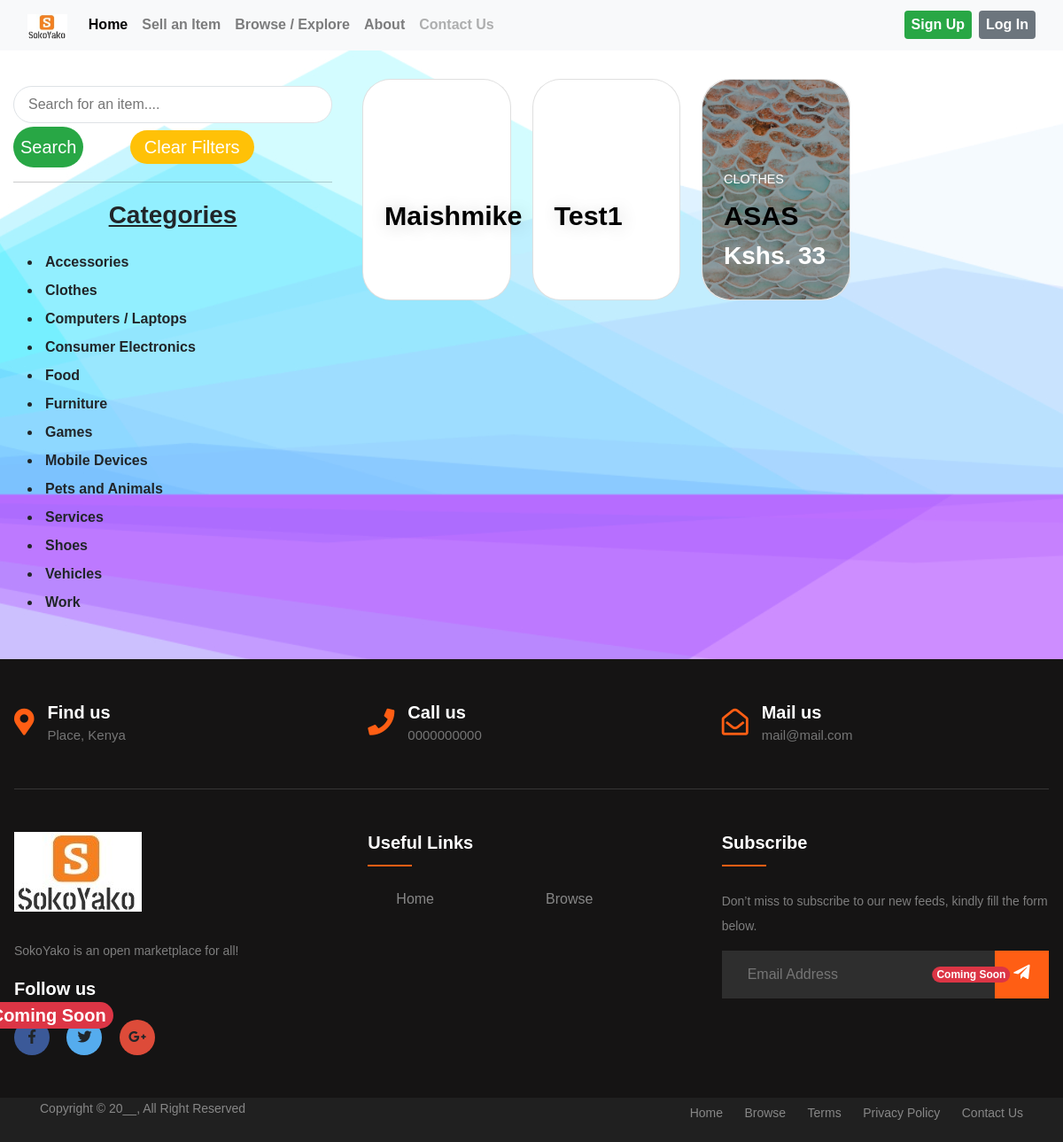
Before: /items/items/ with the older database file.
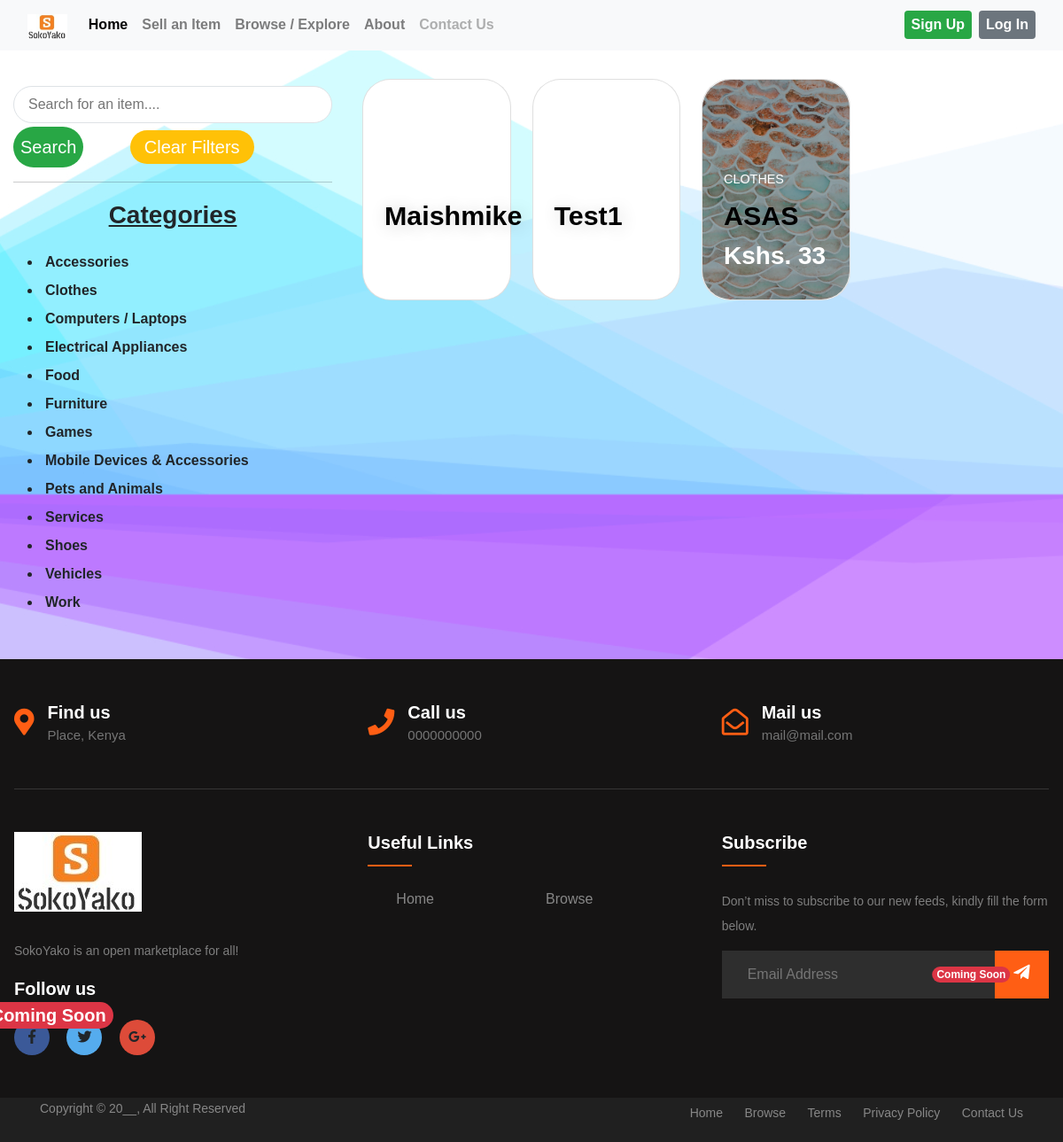
After: the same page with the newer database file.
### item/models.py (models this page shows)
class Category(models.Model):
    name = models.CharField(max_length=200)
    cat_image = models.ImageField(upload_to='category_images', blank=True, null=True)
    class Meta:
        ordering = ('name',)
        verbose_name_plural = "Categories"
    def __str__(self):
        return self.name

### item/views.py (the view)
# urls.py: path('items/', include('item.urls')),
def items(request):
    query = request.GET.get('query', '')
    categories = Category.objects.all()
    category_id = request.GET.get('category', 0)
    try:
        category_id = int(category_id)
    except ValueError:
        return HttpResponseBadRequest("Invalid category ID")
    items = Item.objects.filter(is_sold=False)
    featured_items = Item.objects.filter(is_featured=True)
    if category_id:
        items = items.filter(category_id=category_id)
        featured_items = featured_items.filter(category_id=category_id)
    if query:
        items = items.filter(Q(name__icontains=query) | Q(description__icontains=query))
        featured_items = featured_items.filter(Q(name__icontains=query) | Q(description__icontains=query))
    items = items[:4]
    featured_items = items[:8]
    if request.user.is_authenticated:
        try:
            contact_card = ContactCard.objects.get(user=request.user)
        except ContactCard.DoesNotExist:
            contact_card = None
    else:
        contact_card = None
    return render(request, 'items.html', {
        'items': items,
        'query': query,
        'categories': categories,
        'category_id': int(category_id),
        'search_performed': bool(query),
        'contact_card': contact_card,
        'featured_items': featured_items
    })

### item/templates/items.html (shortened to what this page needs)
{% extends 'layout.html' %}
{% load static %}
{% block data %}
    <div class="container-fluid py-3 row mt-2 itemcl">
        <div class="col-4 py-3 ">
            <form action="{% url 'item:items' %}" method="get">
                <input name="query" type="text" class="w-100 px-3 py-2 border rounded-pill" value="{{ query }}" placeholder="Search for an item....">
                <button class="mt-1 bg-success px-2 py-2 fs-5 text-white rounded-pill me-5">Search</button>
                <a href="{% url 'item:items' %}" class="text-decoration-none mt-1 bg-warning py-2 px-3 fs-5 text-white rounded-pill">Clear Filters</a>
            </form>
            <hr class="my-3 bg-dark">
            <p class="fw-bold text-center fs-3 text-decoration-underline">Categories</p>
            <ul>
                {% for category in categories %}
                	<li class="p-1 rounded{% if category.id == category_id %} bg-secondary{% endif %} ">
                        <a href="{% url 'item:items' %}?query={{ query }}&category={{ category.id }}" class="text-lg fw-bold text-decoration-none text-body "> {{ category.name }}</a>
                    </li>
                {% endfor %}
            </ul>
        </div>
        <div class="col-8 py-1">
             <div class="card-grid p-1">
                 {% for item in featured_items %}
                     <a class="card rounded-5" href="{% url 'item:detail' item.id %}">
                         <div class="card__background rounded-5" style="background-image: url('{{ item.image.url }}')"></div>
                         <div class="card__content">
                             <p class="card__category text-white">{{ item.category }}</p>
                             <h3 class="card__heading text-capitalize text-black fw-bolder">{{ item.name }}</h3>
                             <h3 class="fw-bolder text-white">Kshs. {{ item.price }}</h3>
                         </div>
                     </a>
                 {% endfor %}
             </div>
        </div>
    </div>
{% endblock %}

Changed rows visible on the page:
changed Category: name "Consumer Electronics" → "Electrical Appliances"
changed Category: name "Mobile Devices" → "Mobile Devices & Accessories"
